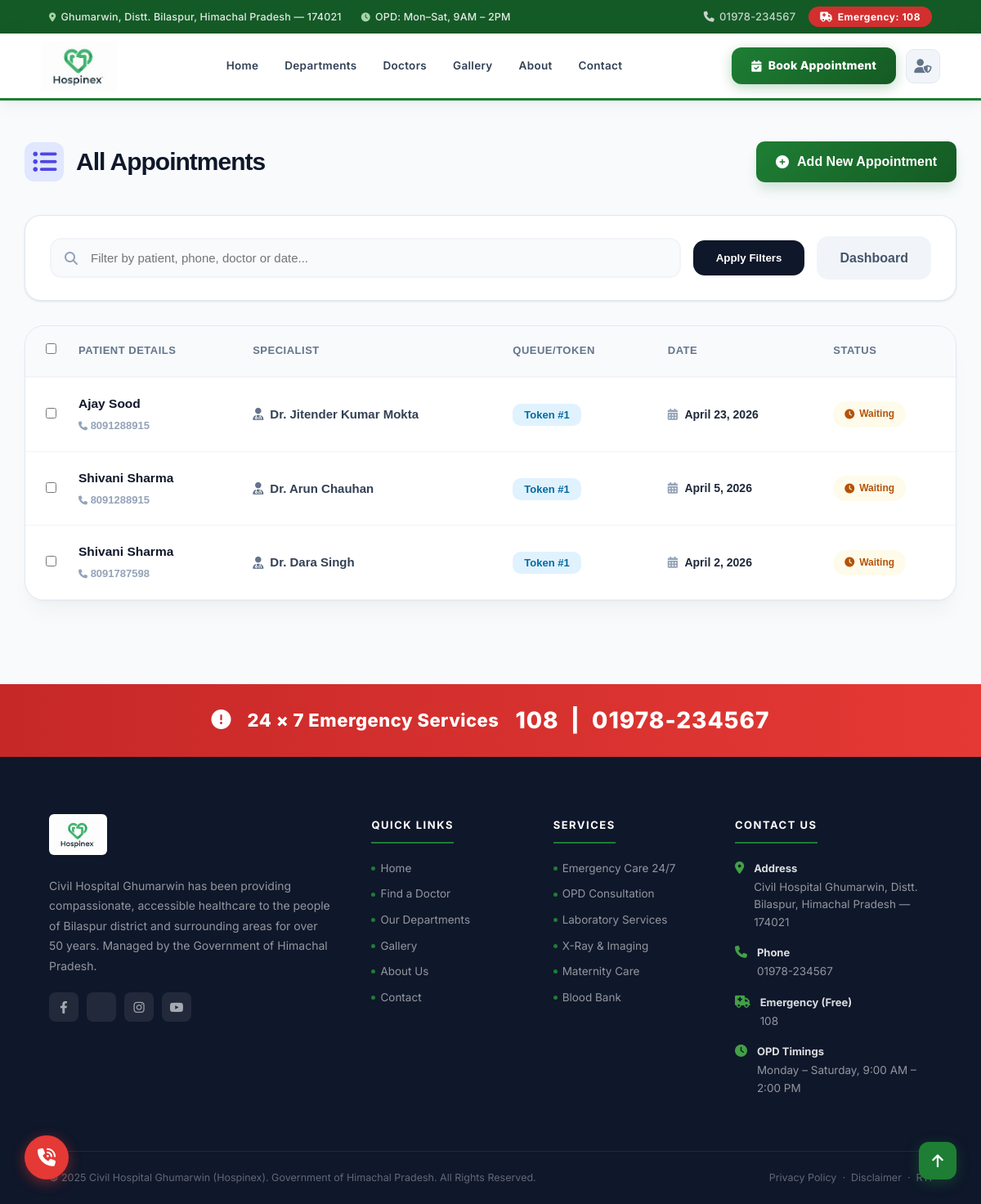
/receptionist/appointments/ (signed in), run on an earlier commit of the app's database.
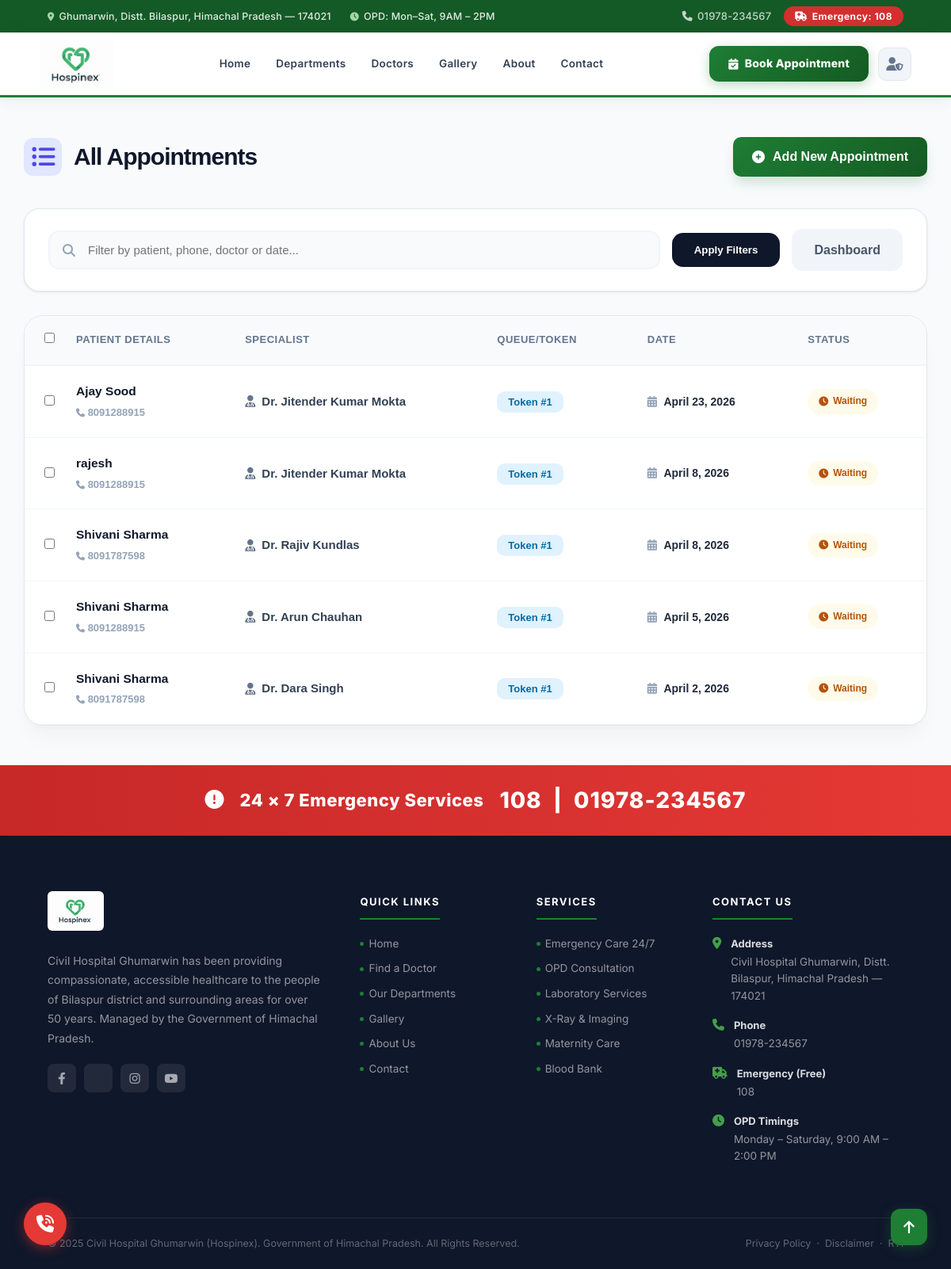
And on a later commit of the database.
### doctors/models.py (models this page shows, shortened)
class Appointment(models.Model):
    STATUS_CHOICES = [
        ('waiting', 'Waiting'),
        ('in_progress', 'In Progress'),
        ('completed', 'Completed'),
        ('cancelled', 'Cancelled'),
    ]
    TIME_SLOTS = [
        ('09:00 AM', '09:00 AM'), ('10:00 AM', '10:00 AM'),
        ('11:00 AM', '11:00 AM'), ('12:00 PM', '12:00 PM'),
        ('02:00 PM', '02:00 PM'), ('03:00 PM', '03:00 PM'),
        ('04:00 PM', '04:00 PM')
    ]
    doctor = models.ForeignKey(Doctor, on_delete=models.CASCADE)
    patient_name = models.CharField(max_length=100)
    patient_email = models.EmailField(max_length=254)
    patient_phone = models.CharField(max_length=15)
    appointment_date = models.DateField()
    time_slot = models.CharField(max_length=20, choices=TIME_SLOTS, default='09:00 AM')
    disease = models.CharField(max_length=200, default="Not Specified")
    queue_number = models.PositiveIntegerField(blank=True, null=True)
    is_emergency = models.BooleanField(default=False)
    status = models.CharField(choices=STATUS_CHOICES, default='waiting', max_length=20)
    created_at = models.DateTimeField(auto_now_add=True)
    class Meta:
        ordering = ['appointment_date', 'queue_number']

class Doctor(models.Model):
    user = models.OneToOneField(User, on_delete=models.CASCADE, limit_choices_to={'is_staff': True})
    photo = models.ImageField(upload_to='doctors/', blank=True, null=True)
    specialization = models.CharField(blank=True, max_length=100)
    experience = models.PositiveIntegerField(blank=True, null=True)
    bio = models.TextField(blank=True)

### doctors/views.py (the view, shortened to what this page needs)
# urls.py: path("receptionist/appointments/", views.receptionist_appointments, name="receptionist_appointments"),
@login_required(login_url="receptionist_login")
def receptionist_appointments(request):
    query = request.GET.get("q", "").strip()
    appointments = Appointment.objects.select_related("doctor__user")
    appointments = appointments.order_by("-appointment_date")
    return render(request, "receptionist/appointments.html", {
        "appointments": appointments,
        "query": query
    })

### templates/receptionist/appointments.html (shortened to what this page needs)
{% extends "base.html" %}
{% load static %}
{% block content %}
<div class="registry-wrapper">
    <div class="registry-container">
        <div class="registry-header">
            <h1 class="registry-title">
                <i class="fa-solid fa-list-ul"></i>
                All Appointments
            </h1>
            <a href="{% url 'add_appointment' %}" class="btn-primary-reg">
                <i class="fa-solid fa-plus-circle"></i> Add New Appointment
            </a>
        </div>
        <form method="GET" class="search-toolbar">
            <div class="search-input-group">
                <i class="fa-solid fa-magnifying-glass"></i>
                <input type="text" name="q" placeholder="Filter by patient, phone, doctor or date..." value="{{ query }}">
            </div>
            <button type="submit" class="btn-search-act">Apply Filters</button>
            <a href="{% url 'receptionist_dashboard' %}" class="btn-search-act" style="background:#f1f5f9; color:#475569; text-decoration:none;">Dashboard</a>
        </form>
        <form method="POST" id="registryForm">
            <div class="registry-card">
                <table class="appointments-table">
                    <thead>
                        <tr>
                            <th style="width: 40px; padding-right: 0;"><input type="checkbox" id="selectAll"></th>
                            <th>Patient Details</th>
                            <th>Specialist</th>
                            <th>Queue/Token</th>
                            <th>Date</th>
                            <th>Status</th>
                        </tr>
                    </thead>
                    <tbody>
                        {% for a in appointments %}
                        <tr>
                            <td style="padding-right: 0;"><input type="checkbox" class="rowCheckbox" name="ids" value="{{ a.id }}"></td>
                            <td>
                                <div class="patient-info-cell">
                                    <span class="patient-name-bold">{{ a.patient_name }}</span>
                                    <span class="patient-phone-sub"><i class="fa-solid fa-phone" style="font-size:11px;"></i> {{ a.patient_phone }}</span>
                                </div>
                            </td>
                            <td>
                                <div style="display:flex; align-items:center; gap:8px; font-weight:600;">
                                    <i class="fa-solid fa-user-doctor" style="color:#64748b;"></i>
                                    Dr. {{ a.doctor.user.get_full_name|default:a.doctor.user.username }}
                                </div>
                            </td>
                            <td><span class="token-badge">Token #{{ a.queue_number }}</span></td>
                            <td>
                                <div style="font-weight:700; font-size:14px; color:#1e293b;">
                                    <i class="fa-solid fa-calendar-days" style="color:#94a3b8; margin-right:5px;"></i>
                                    {{ a.appointment_date|date:"F j, Y"|default:a.appointment_date }}
                                </div>
                            </td>
                            <td>
                                <span class="status-pill
                                    {% if a.status == 'waiting' %}status-waiting
                                    {% elif a.status == 'completed' %}status-completed
                                    {% else %}status-cancelled{% endif %}">
                                    <i class="fa-solid {% if a.status == 'waiting' %}fa-clock{% elif a.status == 'completed' %}fa-check-circle{% else %}fa-times-circle{% endif %}"></i>
                                    {{ a.status|title }}
                                </span>
                            </td>
                        </tr>
                        {% endfor %}
                    </tbody>
                </table>
            </div>
        </form>
    </div>
</div>
{% endblock %}

### templates/base.html (shortened to what this page needs)
{% load static %}
<!DOCTYPE html>
<html lang="en">
<head>
    <link rel="stylesheet" href="https://cdnjs.cloudflare.com/ajax/libs/font-awesome/6.4.0/css/all.min.css">
</head>
<body>
    <div class="top-info-bar">
        <div class="top-info-left">
            <span><i class="fa-solid fa-location-dot"></i> Ghumarwin, Distt. Bilaspur, Himachal Pradesh — 174021</span>
            <span><i class="fa-solid fa-clock"></i> OPD: Mon–Sat, 9AM – 2PM</span>
        </div>
        <div class="top-info-right">
            <a href="tel:01978234567"><i class="fa-solid fa-phone"></i> 01978-234567</a>
            <a href="tel:108" class="emergency-pill"><i class="fa-solid fa-ambulance"></i> Emergency: 108</a>
        </div>
    </div>
    <header class="navbar">
        <a href="{% url 'home' %}" class="nav-logo-link" aria-label="Hospinex Home">
            <img src="{% static 'images/logo.png' %}" alt="Hospinex — Civil Hospital Ghumarwin" class="nav-logo-img">
        </a>
        <nav class="nav-links" aria-label="Main navigation">
            <a href="{% url 'home' %}">Home</a>
            <a href="{% url 'departments_page' %}">Departments</a>
            <a href="{% url 'doctor_list' %}">Doctors</a>
            <a href="{% url 'gallery' %}">Gallery</a>
            <a href="{% url 'about' %}">About</a>
            <a href="{% url 'contact' %}">Contact</a>
        </nav>
        <div class="nav-right">
            {% if request.user.is_authenticated %}
            <a href="{% url 'patient_book' %}" class="btn-book-appt">
                <i class="fa-solid fa-calendar-check"></i>
                Book Appointment
            </a>
            {% else %}
            <a href="{% url 'patient_login' %}?next={% url 'patient_book' %}" class="btn-book-appt">
                <i class="fa-solid fa-calendar-check"></i>
                Book Appointment
            </a>
            {% endif %}
            <div class="portal-dropdown">
                <button class="portal-btn" id="portalBtn" aria-label="Staff portals" aria-expanded="false">
                    <i class="fa-solid fa-user-shield"></i>
                </button>
            </div>
        </div>
    </header>
    <main>
        {% block content %}{% endblock %}
    </main>
    <div class="emergency-banner">
        <span class="emrg-icon"><i class="fa-solid fa-circle-exclamation"></i></span>
        <h3>24 × 7 Emergency Services</h3>
        <div class="emrg-number">108 &nbsp;|&nbsp; 01978-234567</div>
    </div>
    <footer class="site-footer">
        <div class="footer-inner">
            <div class="footer-brand">
                <img src="{% static 'images/logo.png' %}" alt="Hospinex" class="footer-brand-logo" style="background-color: white; padding: 4px; border-radius: 6px;">
                <p>Civil Hospital Ghumarwin has been providing compassionate, accessible healthcare to the people of Bilaspur district and surrounding areas for over 50 years. Managed by the Government of Himachal Pradesh.</p>
                <div class="footer-social">
                    <a href="#" aria-label="Facebook"><i class="fa-brands fa-facebook-f"></i></a>
                    <a href="#" aria-label="Twitter"></a>
                    <a href="#" aria-label="Instagram"><i class="fa-brands fa-instagram"></i></a>
                    <a href="#" aria-label="YouTube"><i class="fa-brands fa-youtube"></i></a>
                </div>
            </div>
            <div class="footer-col">
                <h5>Quick Links</h5>
                <ul>
                    <li><a href="{% url 'home' %}">Home</a></li>
                    <li><a href="{% url 'doctor_list' %}">Find a Doctor</a></li>
                    <li><a href="{% url 'departments_page' %}">Our Departments</a></li>
                    <li><a href="{% url 'gallery' %}">Gallery</a></li>
                    <li><a href="{% url 'about' %}">About Us</a></li>
                    <li><a href="{% url 'contact' %}">Contact</a></li>
                </ul>
            </div>
            <div class="footer-col">
                <h5>Services</h5>
                <ul>
                    <li><a href="#">Emergency Care 24/7</a></li>
                    <li><a href="#">OPD Consultation</a></li>
                    <li><a href="#">Laboratory Services</a></li>
                    <li><a href="#">X-Ray & Imaging</a></li>
                    <li><a href="#">Maternity Care</a></li>
                    <li><a href="#">Blood Bank</a></li>
                </ul>
            </div>
            <div class="footer-col">
                <h5>Contact Us</h5>
                <div class="footer-contact-item">
                    <i class="fa-solid fa-location-dot"></i>
                    <div>
                        <strong>Address</strong>
                        Civil Hospital Ghumarwin, Distt. Bilaspur, Himachal Pradesh — 174021
                    </div>
                </div>
                <div class="footer-contact-item">
                    <i class="fa-solid fa-phone"></i>
                    <div>
                        <strong>Phone</strong>
                        01978-234567
                    </div>
                </div>
                <div class="footer-contact-item">
                    <i class="fa-solid fa-ambulance"></i>
                    <div>
                        <strong>Emergency (Free)</strong>
                        108
                    </div>
                </div>
                <div class="footer-contact-item">
                    <i class="fa-solid fa-clock"></i>
                    <div>
                        <strong>OPD Timings</strong>
                        Monday – Saturday, 9:00 AM – 2:00 PM
                    </div>
                </div>
            </div>
        </div>
        <div class="footer-bottom">
            <span>© 2025 Civil Hospital Ghumarwin (Hospinex). Government of Himachal Pradesh. All Rights Reserved.</span>
            <span>
                <a href="#">Privacy Policy</a> &nbsp;·&nbsp;
                <a href="#">Disclaimer</a> &nbsp;·&nbsp;
                <a href="#">RTI</a>
            </span>
        </div>
    </footer>
    <button onclick="window.scrollTo({top:0, behavior:'smooth'})" class="scroll-top-btn" aria-label="Scroll to top">
        <i class="fa-solid fa-arrow-up"></i>
    </button>
    <a href="tel:108" class="floating-emergency" title="Emergency: 108" aria-label="Call emergency 108">
        <i class="fa-solid fa-phone-volume"></i>
    </a>
</body>
</html>

### templates/receptionist/appointments.html (style rules this page uses)
.registry-wrapper { background: #f8fafc; min-height: calc(100vh - 86px); padding: 50px 0; font-family: 'Outfit', sans-serif; }
.registry-container { max-width: 1400px; margin: 0 auto; padding: 0 30px; }
.registry-header { display: flex; justify-content: space-between; align-items: center; margin-bottom: 40px; }
.registry-title { font-size: 30px; font-weight: 900; color: #0f172a; display: flex; align-items: center; gap: 15px; letter-spacing: -1px; }
.registry-title i { background: #e0e7ff; color: #4f46e5; width: 48px; height: 48px; display: flex; align-items: center; justify-content: center; border-radius: 12px; }
.btn-primary-reg { background: linear-gradient(135deg, #1e7e34, #145a23); color: white; padding: 12px 24px; border-radius: 10px; text-decoration: none; font-weight: 700; display: flex; align-items: center; gap: 10px; box-shadow: 0 10px 15px -3px rgba(30, 126, 52, 0.2); transition: 0.3s; }
.search-toolbar { background: white; padding: 25px 30px; border-radius: 20px; box-shadow: 0 1px 3px rgba(0,0,0,0.1); border: 1px solid #e2e8f0; margin-bottom: 30px; display: grid; grid-template-columns: 1fr auto auto; gap: 15px; align-items: center; }
.search-input-group { position: relative; display: flex; align-items: center; }
.search-input-group i { position: absolute; left: 18px; color: #94a3b8; }
.search-input-group input { width: 100%; padding: 14px 20px 14px 48px; background: #f8fafc; border: 2px solid #f1f5f9; border-radius: 14px; font-size: 15px; font-weight: 500; outline: none; transition: 0.3s; }
.btn-search-act { padding: 14px 28px; background: #0f172a; color: white; border: none; border-radius: 14px; font-weight: 700; cursor: pointer; transition: 0.3s; }
.registry-card { background: white; border-radius: 24px; box-shadow: 0 4px 6px -1px rgba(0,0,0,0.02), 0 20px 25px -5px rgba(0,0,0,0.03); border: 1px solid #e2e8f0; overflow: hidden; }
.appointments-table { width: 100%; border-collapse: collapse; text-align: left; }
.appointments-table th { background: #f8fafc; padding: 20px 25px; font-size: 13px; font-weight: 800; color: #64748b; text-transform: uppercase; letter-spacing: 0.5px; border-bottom: 2px solid #f1f5f9; }
.appointments-table td { padding: 20px 25px; border-bottom: 1px solid #f1f5f9; color: #334155; font-size: 15px; vertical-align: middle; }
.patient-info-cell { display: flex; flex-direction: column; gap: 4px; }
.patient-name-bold { font-weight: 800; color: #0f172a; font-size: 15.5px; }
.patient-phone-sub { color: #94a3b8; font-size: 13px; font-weight: 600; }
.token-badge { background: #e0f2fe; color: #0369a1; padding: 6px 14px; border-radius: 10px; font-weight: 800; font-size: 13px; }
.status-pill { padding: 6px 14px; border-radius: 20px; font-size: 12px; font-weight: 700; display: inline-flex; align-items: center; gap: 6px; }
.status-waiting { background: #fffbeb; color: #b45309; }

What changed in the data, as far as the page shows it:
added Appointment: patient_name "rajesh", patient_phone "8091288915", doctor.user.get_full_name "Jitender Kumar Mokta", queue_number "1", appointment_date "April 8, 2026", status "Waiting"
added Appointment: patient_name "Shivani Sharma", patient_phone "8091787598", doctor.user.get_full_name "Rajiv Kundlas", queue_number "1", appointment_date "April 8, 2026", status "Waiting"
